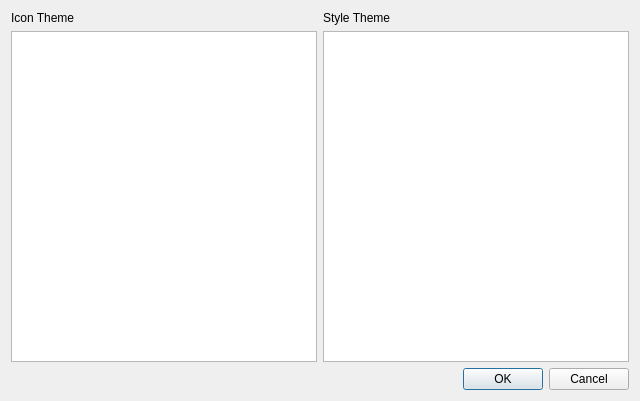
<?xml version="1.0" encoding="UTF-8"?>
<ui version="4.0">
 <class>AppearanceDialog</class>
 <widget class="QDialog" name="AppearanceDialog">
  <property name="windowModality">
   <enum>Qt::WindowModality::WindowModal</enum>
  </property>
  <property name="geometry">
   <rect>
    <x>0</x>
    <y>0</y>
    <width>640</width>
    <height>401</height>
   </rect>
  </property>
  <property name="windowTitle">
   <string>Appearance</string>
  </property>
  <layout class="QVBoxLayout" name="verticalLayout_3">
   <item>
    <layout class="QHBoxLayout" name="horizontalLayout">
     <item>
      <layout class="QVBoxLayout" name="verticalLayout">
       <item>
        <widget class="QLabel" name="mainLabel">
         <property name="text">
          <string>Icon Theme</string>
         </property>
        </widget>
       </item>
       <item>
        <widget class="QListWidget" name="iconListWidget"/>
       </item>
      </layout>
     </item>
     <item>
      <layout class="QVBoxLayout" name="verticalLayout_2">
       <item>
        <widget class="QLabel" name="mainLabel_2">
         <property name="text">
          <string>Style Theme</string>
         </property>
        </widget>
       </item>
       <item>
        <widget class="QListWidget" name="styleListWidget"/>
       </item>
      </layout>
     </item>
    </layout>
   </item>
   <item>
    <widget class="QDialogButtonBox" name="buttonBox">
     <property name="orientation">
      <enum>Qt::Orientation::Horizontal</enum>
     </property>
     <property name="standardButtons">
      <set>QDialogButtonBox::StandardButton::Cancel|QDialogButtonBox::StandardButton::Ok</set>
     </property>
    </widget>
   </item>
  </layout>
 </widget>
 <resources/>
 <connections>
  <connection>
   <sender>buttonBox</sender>
   <signal>accepted()</signal>
   <receiver>AppearanceDialog</receiver>
   <slot>accept()</slot>
   <hints>
    <hint type="sourcelabel">
     <x>248</x>
     <y>254</y>
    </hint>
    <hint type="destinationlabel">
     <x>157</x>
     <y>274</y>
    </hint>
   </hints>
  </connection>
  <connection>
   <sender>buttonBox</sender>
   <signal>rejected()</signal>
   <receiver>AppearanceDialog</receiver>
   <slot>reject()</slot>
   <hints>
    <hint type="sourcelabel">
     <x>316</x>
     <y>260</y>
    </hint>
    <hint type="destinationlabel">
     <x>286</x>
     <y>274</y>
    </hint>
   </hints>
  </connection>
 </connections>
</ui>
